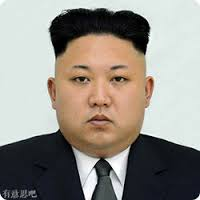
#> input picture Python/ShowMeTheCode/0000/sanpang.jpg, 200 x 200 px
$ python 00001.py sanpang.jpg
#> lines starting #> are read from the running program, lines starting #| are printed output that depends on the picture
from PIL import Image, ImageDraw, ImageFont
import sys
import os

def add_num(picPath, num):
#> called with picPath = 'sanpang.jpg', num = 9
    img = Image.open(picPath)
#> img is the input picture: PIL image 200x200 RGB; mean R, G, B 148.2, 143.3, 135.3
    x, y = img.size
#> x = 200; y = 200
    myfont = ImageFont.truetype('Futura.ttf', x//3)
    ImageDraw.Draw(img).text((2*x/3, 0), str(num), font=myfont, fill='red')
    outfile = os.path.splitext(picPath)[0] + "_with_num.jpg"
    img.save(outfile)
    Image.open(outfile).show()
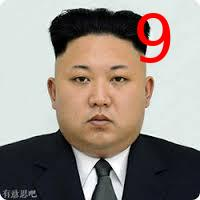
#> shown: PIL image 200x200 RGB; mean R, G, B 149.9, 139.8, 132.4
    os.remove(outfile)

if __name__ == '__main__':
    if len(sys.argv) != 2:
        print("Usage: python3 %s picPath" % sys.argv[0])
        sys.exit(1)
    add_num(sys.argv[1], 9)
